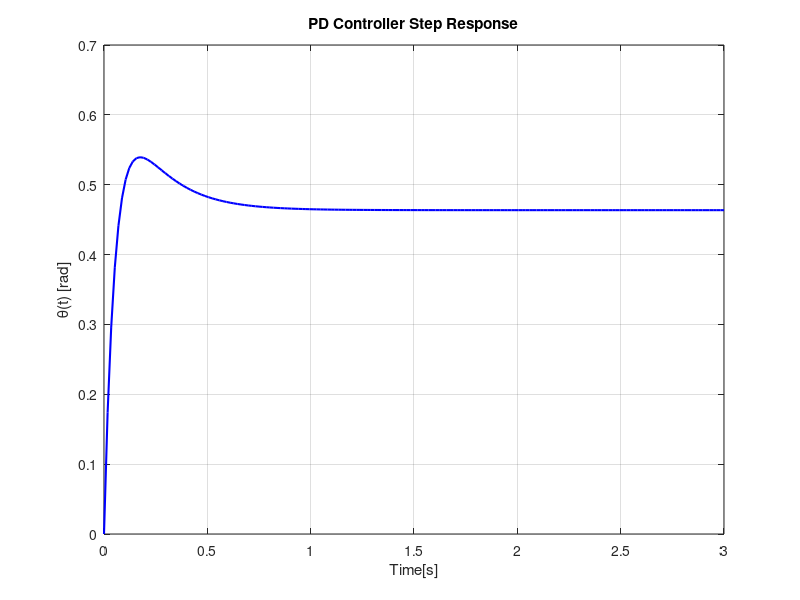

MATLAB code to generate this figure: (Note: this script raises an error after producing the figure.)
%MAE 143B H3 P3

clc; clear; close all;

m =1.1; 
l = 0.9;
g = 9.81;
b = 0.7;
J = m*l^2;

theta_d = pi / 6;

Kp = 75; %75
Kd = 20;  %20

num_PD = [Kd Kp];
den_PD = [J (b+Kd) (m *g *l + Kp)];

sys_PD = tf(num_PD, den_PD);

[y_PD, t_PD] = step(theta_d*sys_PD, 3);
plot(t_PD,y_PD, 'b', 'LineWidth', 1.5); hold on
title('PD Controller Step Response');
ylabel('\theta(t) [rad]');
xlabel('Time[s]')
grid on;

info_PD = stepinfo(theta_d * sys_PD);
disp('---PD Controller Performance---');
disp(info_PD);

xLimits = xlim;
yLimits = ylim;

xText = xLimits(2) - 0.35 * range(xLimits);
yTop = yLimits(2) - 0.05 * range(yLimits);

text(xText, yTop, sprintf('Rise Time: %.3f s', info_PD.RiseTime), 'FontSize', 10);
text(xText, yTop - 0.06 * range(yLimits), sprintf('Settling Time: %.3f s', info_PD.SettlingTime), 'FontSize', 10);
text(xText, yTop - 0.12 * range(yLimits), sprintf('Overshoot: %.1f%%', info_PD.Overshoot), 'FontSize', 10);

saveas(gcf,'stepR_PD.png');

figure;
pzmap(sys_PD);
hold on; grid on;
title('Closed-Loop Poles with Spec Region');
xlabel('Re'); ylabel('Im');
 
zeta_spec = 0.4;
ts_spec = 1.5;
wn_spec = 4.5;
theta_zeta = acos(zeta_spec);
r = linspace(0, 20, 200);
plot(-r*cos(theta_zeta), r*sin(theta_zeta), 'r--');
plot(-r*cos(theta_zeta), -r*sin(theta_zeta), 'r--');
xline(-4/ts_spec, 'g--', 'LineWidth', 1.5);
xline(-wn_spec, 'b--', 'LineWidth', 1.5);
legend('Poles', 'ζ = 0.4', 'Settling Time = 1.5s', 'ω_n = 4.5');


saveas(gcf,'s_plane.png'); 

Ki = 120;  

s = tf('s');
G = 1 / (J*s^2 + b*s + m*g*l);
D_pid = (Kd*s^2 + Kp*s + Ki) / s;
T_pid = feedback(D_pid * G, 1);

figure;
[y_PID, t_PID] = step(theta_d * T_pid, 3);
plot(t_PID, y_PID, 'b', 'LineWidth', 1.5); hold on;
title('PID Controller Step Response');
ylabel('\theta(t) [rad]');
xlabel('Time [s]');
grid on;
 
info_PID = stepinfo(theta_d * T_pid);
disp('--- PID Controller Performance ---');
disp(info_PID);
 
xLimits = xlim;
yLimits = ylim;

xText = xLimits(2) - 0.35 * range(xLimits);  
yTop = yLimits(2) - 0.05 * range(yLimits);   

text(xText, yTop, sprintf('Rise Time: %.3f s', info_PID.RiseTime), 'FontSize', 10);
text(xText, yTop - 0.06 * range(yLimits), sprintf('Settling Time: %.3f s', info_PID.SettlingTime), 'FontSize', 10);
text(xText, yTop - 0.12 * range(yLimits), sprintf('Overshoot: %.1f%%', info_PID.Overshoot), 'FontSize', 10);

saveas(gcf,'stepR_PID.png');

m_new = 1.1 + 1.5;
J_new = m_new * l^2;
mgl_new = m_new * g * l;

theta_d = pi/6;

s = tf('s');
G_disturbed = 1 / (J_new * s^2 + b * s + mgl_new);

D_pd = Kd * s + Kp;
T_pd_disturbed = feedback(D_pd * G_disturbed, 1);

D_pid = (Kd * s^2 + Kp * s + Ki) / s;
T_pid_disturbed = feedback(D_pid * G_disturbed, 1);

figure;
step(theta_d * T_pd_disturbed, 3); hold on;
step(theta_d * T_pid_disturbed, 3);
legend('PD (with ball)', 'PID (with ball)');
title('Response with Unmodeled Disturbance (Ball Added)');
xlabel('Time [s]'); ylabel('\theta(t) [rad]');
grid on;

saveas(gcf,'stepR_PD/PID_Dist.png');
